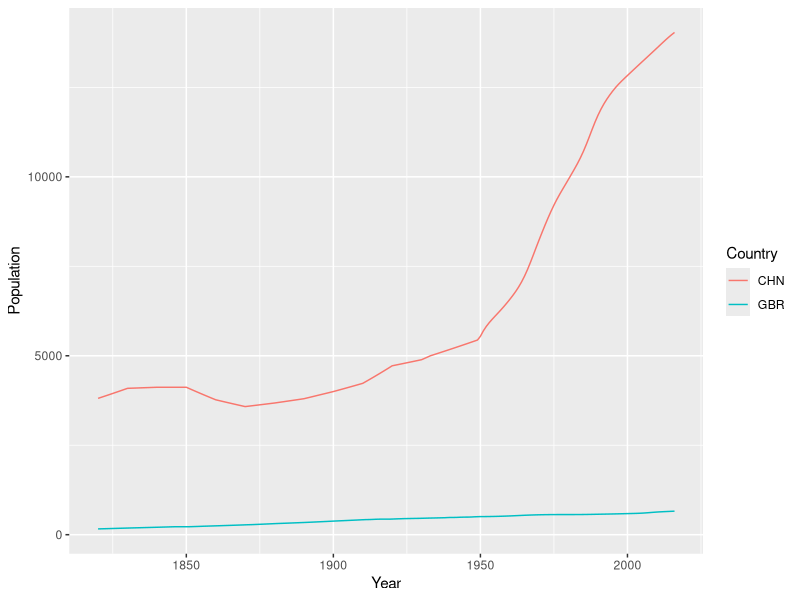
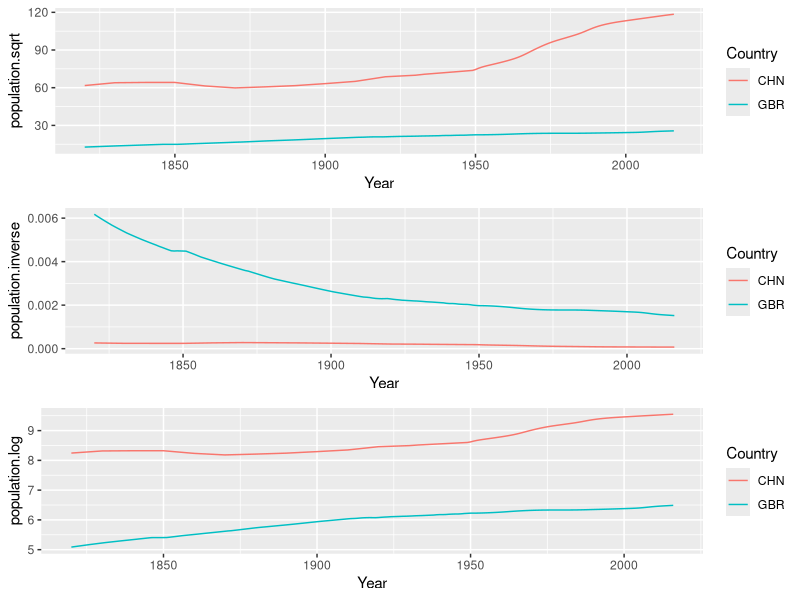
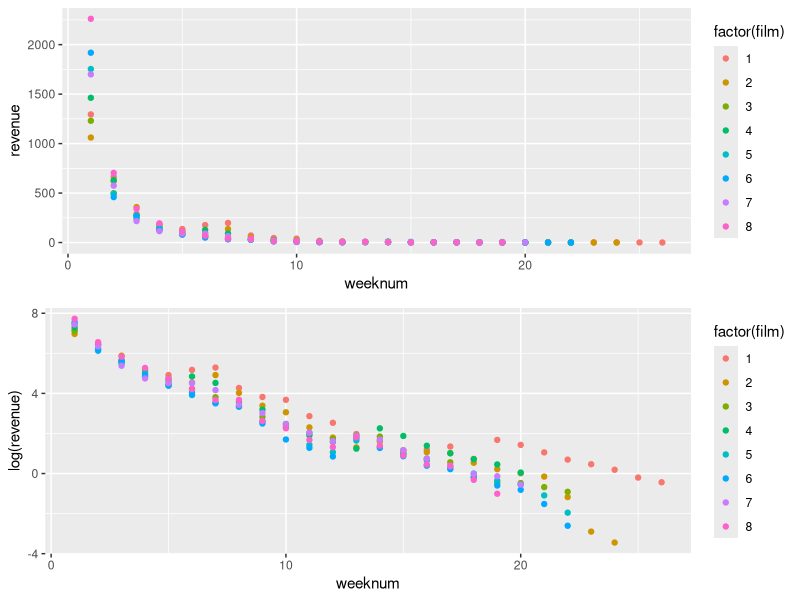
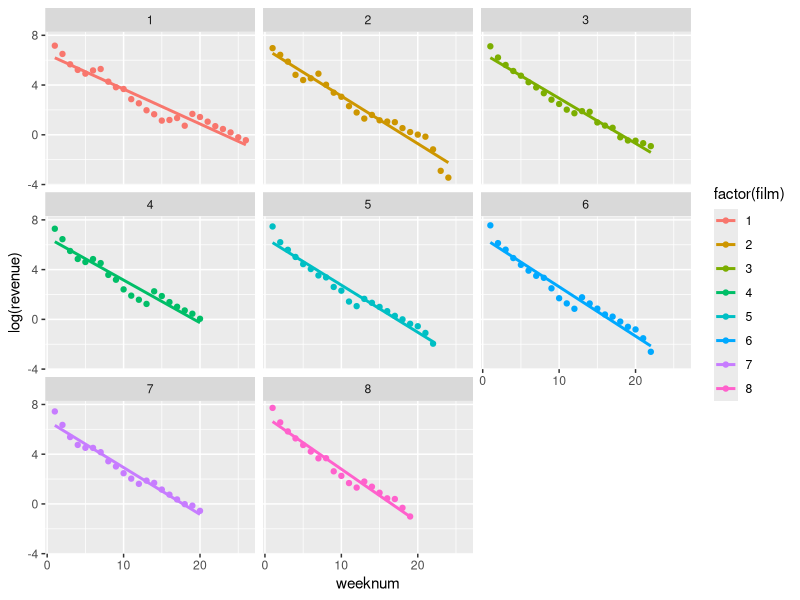
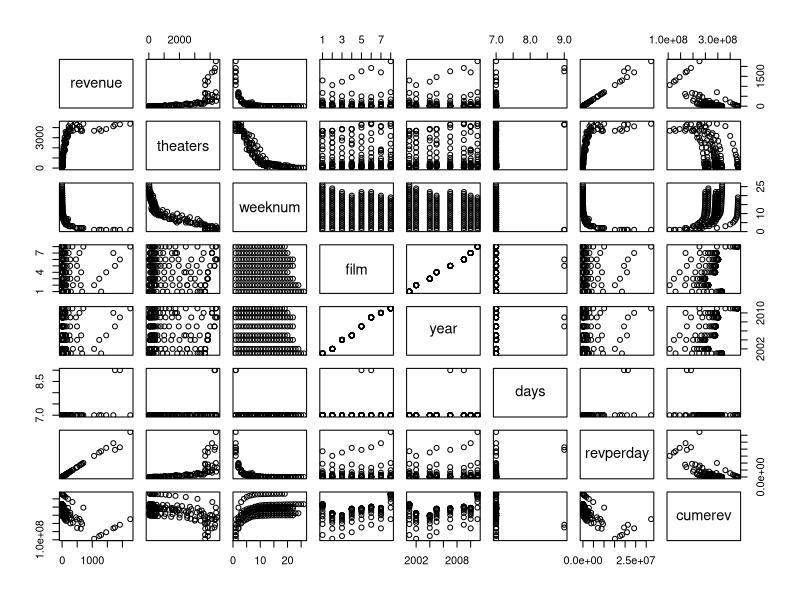

The R script that drew these images, in order:
# Quiz 6

library(arm)
library(ggplot2)
library(tidyr)
library(car)
library(gridExtra)

youth.employment <- read.csv("data/YNEET.csv", header = TRUE, stringsAsFactors = TRUE)
summary(youth.employment)

#Function
centerit.fun<-function(v){v-mean(v)}
standardiseit.fun<-function(v){(v-mean(v))/(2*sd(v))}

#fit non-centre model
lm.1 <- lm(YNEET ~ SpendStu + GINI, youth.employment)
display(lm.1)

cen.SpendStu <- centerit.fun(youth.employment$SpendStu)
cen.gini <- centerit.fun(youth.employment$GINI)

lm.2 <- lm(YNEET ~ cen.gini + cen.SpendStu, youth.employment)
display(lm.2)

mean(youth.employment$SpendStu)
mean(youth.employment$GINI)

#Identifying predictor with large effect - look at significant p value

std.SpendStu <- standardiseit.fun(youth.employment$SpendStu)
std.gini <- standardiseit.fun(youth.employment$GINI)

std.lm.1 <- lm(YNEET ~ std.SpendStu+ std.gini, youth.employment)
display(std.lm.1)

#-----------------------------------------------
  
population <- read.csv("data/Population.csv", header = TRUE, stringsAsFactors = TRUE)
summary(population)

p1 <- ggplot(data=population, aes(x=Year, y=Population, colour=Country))+geom_line()
p1

#Transformation
population.sqrt <- sqrt(population$Population)
population.inverse <- 1/population$Population
population.log <- log(population$Population)

p2 <- ggplot(data=population, aes(x=Year, y=population.sqrt, colour=Country))+geom_line()
p3 <- ggplot(data=population, aes(x=Year, y=population.inverse, colour=Country))+geom_line()
p4 <- ggplot(data=population, aes(x=Year, y=population.log, colour=Country))+geom_line()
grid.arrange(p2,p3,p4 , nrow=3)

#Regression model comparison
pop.lm <- lm(Population ~ Country+Year, population)
display(pop.lm)
pop.log.lm <- lm(log(Population) ~., population)
display(pop.log.lm)

#------------------------------------------------

harry_potter <- read.csv("data/harrypotter.csv", header = TRUE, stringsAsFactors = TRUE)
summary(harry_potter)

harry_potter$revenue <- harry_potter$revenue/100000
with(harry_potter,aggregate(harry_potter[,7],by=list(weeknum=weeknum),mean))

with(harry_potter,aggregate(harry_potter[,7],by=list(film=film),mean))

p5 <- ggplot(harry_potter, aes(x=weeknum, y=revenue, colour=factor(film)))+geom_point()
#revenue shows decaying trend (inverse function) as week passes by
p6 <- ggplot(harry_potter, aes(x=weeknum, y=log(revenue), colour=factor(film)))+geom_point()
grid.arrange(p5, p6, nrow=2)

#-------------------------------------------------

harr.lm <- lm(log(revenue) ~ weeknum*film, harry_potter )
display(harr.lm)

#The output of display indicates that the model has a good fit. The diagnostics are generally good (residual sd is low w.r.t to the range of log(revenue), the R2 while not completely relevant here is very high) and all the interactions are significant. 
p7 <- ggplot(data = harry_potter, aes(x = weeknum, y = log(revenue), colour=factor(film))) + geom_point()
p7 <- p7+ facet_wrap(~factor(film))+geom_smooth(method="lm",se=FALSE)
p7
plot(harry_potter, which=c(1))
